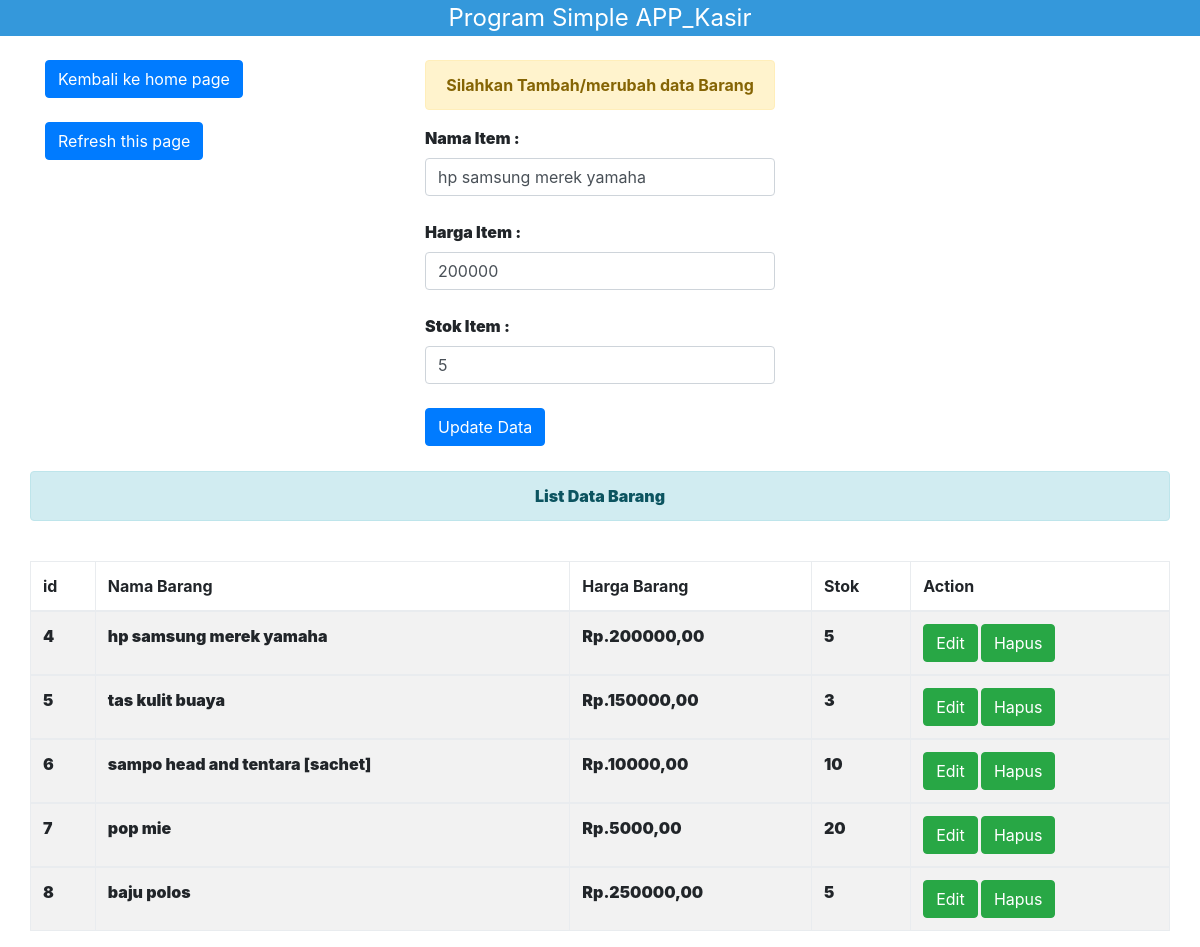
The page /manage/barang.php?edit=4 on the database its author committed.
### tables this page shows
CREATE TABLE IF NOT EXISTS `barang` (
  `id` int(11) NOT NULL AUTO_INCREMENT,
  `namabrg` varchar(150) DEFAULT NULL,
  `hargabrg` varchar(150) DEFAULT NULL,
  `stokbrg` varchar(150) DEFAULT NULL,
  PRIMARY KEY (`id`)
);

### manage/barang.php (the view, shortened to what this page needs)
<?php
require_once 'header.php';
include '../configuration/konek.php';
?>
<div class="container">
<br>
  <div class="row">
    <div class="col-md-4">
      <a href="index.php"><button class="btn btn-primary">Kembali ke home page</button></a><br><br>
      <a href="barang.php"><button class="btn btn-primary">Refresh this page</button></a>
    </div>
    <div class="col-md-4">
            <?php
        if (isset($_GET['edit'])) {
          $tampil = $konek->query("select * from barang where id=".$_GET['edit']);
          $tam = $tampil->fetch_array(MYSQLI_BOTH);
        }
            ?><font class="alert alert-success card card-title"><b>Update Data Berhasil!!<b></font>
        <center><font class="alert alert-warning card card-title"><b>Silahkan Tambah/merubah data Barang<b></font></center>
        <form action="" method="post">
          <label>Nama Item :</label>
          <input type="text" name="namabrg" value="<?php if(isset($_GET['edit'])){ echo $tam['1']; } ?>" class="form-control" placeholder="masukan nama barang"><br>
          <label>Harga Item :</label>
          <input type="text" name="hargabrg" value="<?php if(isset($_GET['edit'])){ echo $tam['2']; } ?>" class="form-control" placeholder="masukan harga"><br>
          <label>Stok Item :</label>
          <input type="number" name="stokbrg" value="<?php if(isset($_GET['edit'])){ echo $tam['3']; } ?>" class="form-control" placeholder="masukan stok barang"><br>
          <?php
            if (isset($_GET['edit'])) {
              ?><button name="update" class="btn btn-primary">Update Data</button>
              <?php
            }else{
              ?><button name="tambah" class="btn btn-primary">Tambah Data</button>
              <?php
            }
          ?>
        </form>
    </div>
  </div>
  <div class="col-md-4"></div>
</div>
<br>
<div class="container-fluid">
  <div class="col-md-12">
    <center><font class="alert alert-info card card-title"><b>List Data Barang<b></font></center>
    <br>
    <form action="" method="get">
      <table class="table table-striped table-bordered">
        <thead>
          <tr>
            <th>id</th>
            <th>Nama Barang</th>
            <th>Harga Barang</th>
            <th>Stok</th>
            <th>Action</th>
          </tr>
        </thead>
        <?php
        $query = mysqli_query($konek, "select * from barang");{
        while ($r = mysqli_fetch_array($query)) {
         ?>
        <tbody>
          <tr>
            <td><?php echo $r['0']; ?></td>
            <td><?php echo $r['1']; ?></td>
            <td>Rp.<?php echo $r['2']; ?>,00</td>
            <td><?php echo $r['3']; ?></td>
            <td>
              <a href="?edit=<?php echo $r['0'] ?>" class="btn btn-success">Edit</a>
              <a href="?hapus=<?php echo $r['0'] ?>" class="btn btn-success">Hapus</a>
            </td>
          </tr>
        </tbody>
      <?php } } ?>
      </table>
    </form>
  </div>
</div>
<?php require_once 'footer.php'; ?>

### rows shown on the page
barang: namabrg "hp samsung merek yamaha", hargabrg "200000", stokbrg "5", id "4"
barang: id "5", namabrg "tas kulit buaya", hargabrg "150000", stokbrg "3"
barang: id "6", namabrg "sampo head and tentara [sachet]", hargabrg "10000", stokbrg "10"
barang: id "7", namabrg "pop mie", hargabrg "5000", stokbrg "20"
barang: id "8", namabrg "baju polos", hargabrg "250000", stokbrg "5"
